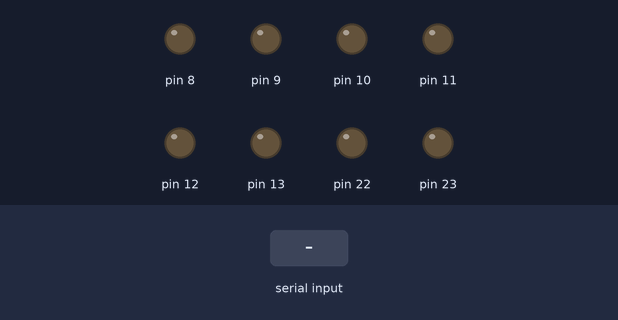
A sketch run on a simulated Arduino Uno, built with avr-gcc and run on an emulated ATmega328P. On the bench: output pins drawn as LEDs (lit = HIGH). The test bench sets the inputs (shaded band).

Above: at 1.2 s.
1.3 s: byte 30 received over Serial
At 2.5 s:
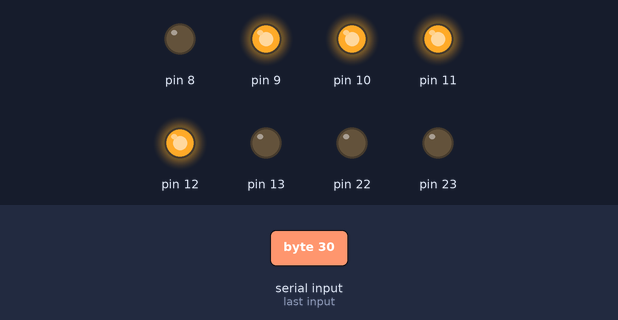
2.8 s: byte 90 received over Serial
At 3.8 s:
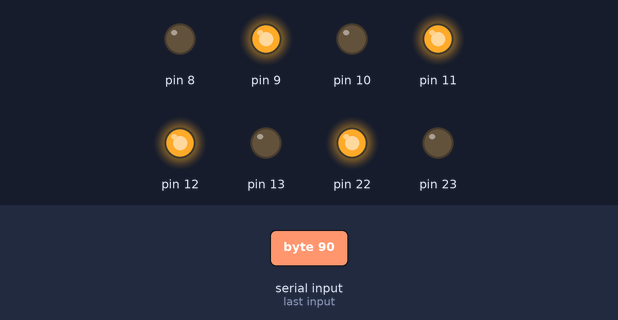
4.3 s: byte 120 received over Serial
At 4.9 s:
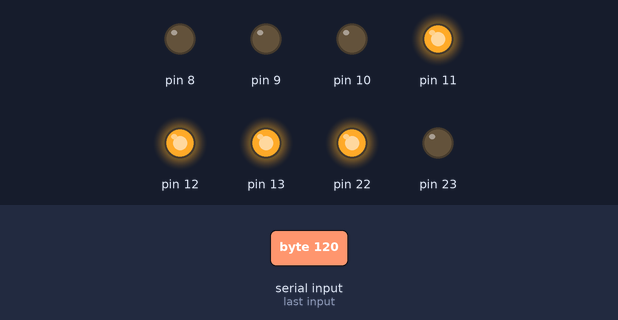
Timing chart, 0 to 7.3 s (numbered marks = the images above; inputs shaded):
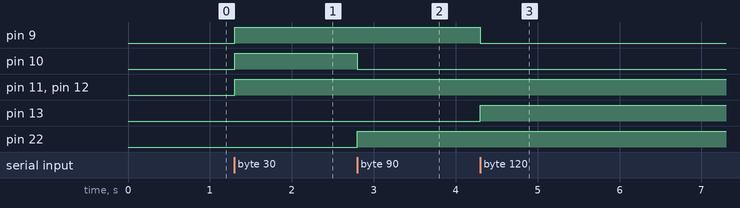

Measured:
- after the input at 1.3 s, pin 9–12: LOW → HIGH at once
- after the input at 2.8 s, pin 10: HIGH → LOW at once; pin 22: LOW → HIGH at once
- after the input at 4.3 s, pin 9: HIGH → LOW at once; pin 13: LOW → HIGH at once

The sketch:

Recieve.ino
```cpp
int buff = 0;

void setup() {
  // put your setup code here, to run once:
  pinMode(1,INPUT);
  Serial.begin(9600);
  DDRB = 0xff;
}

void WritePort(int port){
  PORTB = port;
}

void loop() {
  // put your main code here, to run repeatedly:
  if(Serial.available()>0){
    buff = Serial.read();
    WritePort(buff);
  }
}
```
